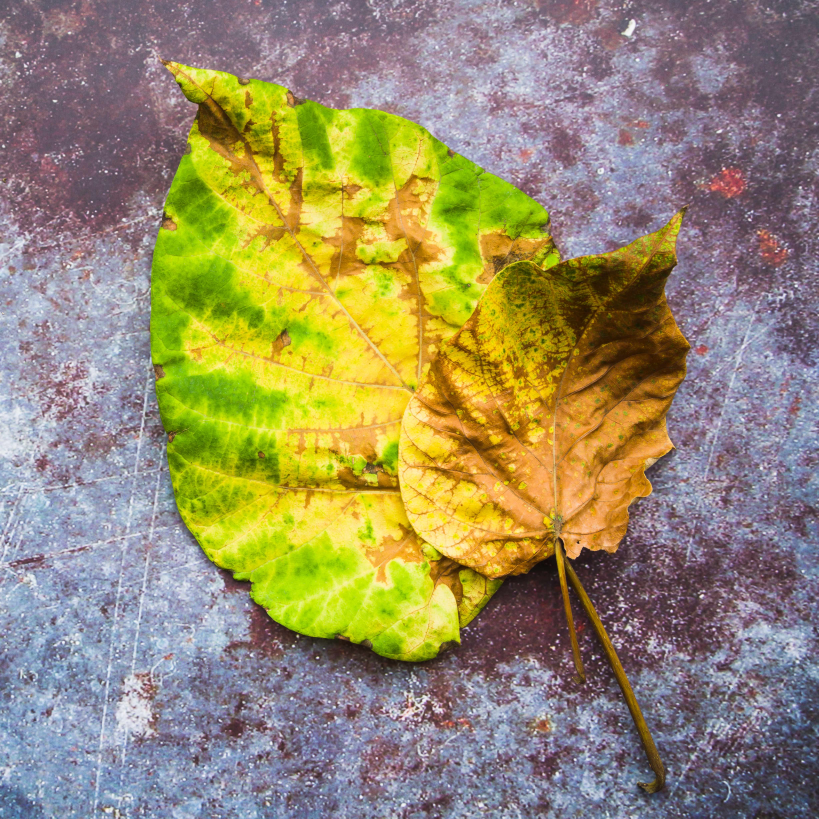
#> input picture plant_care_ai/data/uploads/7d4fe919fb6646bab6bcd2a76b2bb89e.jpg, 4912 x 4912 px (shown at 1/6 size)
$ python -i preprocess.py   (imports and definitions only)
#> lines starting #> are read from the running program, lines starting #| are printed output that depends on the picture
### backend-python/config.py
"""
config.py — Centralized configuration for Plant Care AI.

All values can be overridden via environment variables or a .env file.
"""

import os
from pathlib import Path
from dotenv import load_dotenv

# Load .env if present
load_dotenv()

# ─── Paths ────────────────────────────────────────────────────────────────────
BASE_DIR: Path = Path(__file__).resolve().parent
DATA_DIR: Path = BASE_DIR / "data"
MODELS_DIR: Path = DATA_DIR / "models"
UPLOAD_FOLDER: Path = BASE_DIR / Path(os.getenv("UPLOAD_FOLDER", "data/uploads"))

# ─── Model ────────────────────────────────────────────────────────────────────
MODEL_PATH: Path = BASE_DIR / Path(os.getenv("MODEL_PATH", "data/models/plant_model.h5"))
LABELS_PATH: Path = BASE_DIR / Path(os.getenv("LABELS_PATH", "data/models/labels.json"))
IMAGE_SIZE: int = int(os.getenv("IMAGE_SIZE", "224"))
CONFIDENCE_THRESHOLD: float = float(os.getenv("CONFIDENCE_THRESHOLD", "0.5"))
TOP_K_PREDICTIONS: int = int(os.getenv("TOP_K_PREDICTIONS", "5"))

# ─── Upload Validation ─────────────────────────────────────────────────────────
MAX_UPLOAD_MB: int = int(os.getenv("MAX_UPLOAD_MB", "10"))
MAX_UPLOAD_BYTES: int = MAX_UPLOAD_MB * 1024 * 1024
ALLOWED_EXTENSIONS: set = {"png", "jpg", "jpeg", "webp", "bmp"}

# ─── Database ─────────────────────────────────────────────────────────────────
DB_PATH: str = os.getenv("DB_PATH", str(BASE_DIR / "plant_care.db"))

# ─── Server ───────────────────────────────────────────────────────────────────
SERVER_HOST: str = os.getenv("SERVER_HOST", "0.0.0.0")
SERVER_PORT: int = int(os.getenv("SERVER_PORT", "5000"))
DEBUG: bool = os.getenv("DEBUG", "false").lower() == "true"
SECRET_KEY: str = os.getenv("SECRET_KEY", "plant-care-ai-secret-key-change-in-prod")

# ─── Logging ──────────────────────────────────────────────────────────────────
LOG_LEVEL: str = os.getenv("LOG_LEVEL", "INFO")
LOG_FILE: str = os.getenv("LOG_FILE", str(BASE_DIR / "logs" / "plant_care.log"))

# ─── Training ─────────────────────────────────────────────────────────────────
DATASET_DIR: Path = DATA_DIR / "raw"
TRAIN_EPOCHS_PHASE1: int = 5
TRAIN_EPOCHS_PHASE2: int = 10
BATCH_SIZE: int = 32
LEARNING_RATE: float = 0.001
FINE_TUNE_LR: float = 1e-5

# ─── Ensure critical directories exist ────────────────────────────────────────
for _dir in [DATA_DIR, MODELS_DIR, UPLOAD_FOLDER, BASE_DIR / "logs"]:
    _dir.mkdir(parents=True, exist_ok=True)

### backend-python/utils/logger.py
"""
utils/logger.py — Centralized logging with file rotation and console output.
"""

import logging
import sys
from logging.handlers import RotatingFileHandler
from pathlib import Path


def get_logger(name: str = "plant_care_ai") -> logging.Logger:
    """
    Return a configured logger with console + rotating file handlers.

    Args:
        name: Logger name (typically module __name__).

    Returns:
        Configured Logger instance.
    """
    import config  # import here to avoid circular import at module level

    logger = logging.getLogger(name)

    # Avoid adding duplicate handlers on repeated calls
    if logger.handlers:
        return logger

    level = getattr(logging, config.LOG_LEVEL.upper(), logging.INFO)
    logger.setLevel(level)

    formatter = logging.Formatter(
        fmt="%(asctime)s [%(levelname)-8s] %(name)s — %(message)s",
        datefmt="%Y-%m-%d %H:%M:%S",
    )

    # Console handler
    if hasattr(sys.stdout, "reconfigure"):
        try:
            sys.stdout.reconfigure(encoding="utf-8")
        except Exception:
            pass
    console_handler = logging.StreamHandler(sys.stdout)
    console_handler.setLevel(level)
    console_handler.setFormatter(formatter)
    logger.addHandler(console_handler)

    # Rotating file handler
    log_path = Path(config.LOG_FILE)
    log_path.parent.mkdir(parents=True, exist_ok=True)
    file_handler = RotatingFileHandler(
        log_path,
        maxBytes=5 * 1024 * 1024,  # 5 MB
        backupCount=3,
        encoding="utf-8",
    )
    file_handler.setLevel(level)
    file_handler.setFormatter(formatter)
    logger.addHandler(file_handler)

    return logger

### plant_care_ai/core/preprocess.py
"""
core/preprocess.py — Image loading, resizing, normalization, and augmentation helpers.
"""

import io
from pathlib import Path
from typing import Union

import numpy as np
from PIL import Image, UnidentifiedImageError

import config
from utils.logger import get_logger

logger = get_logger(__name__)


def load_image(source: Union[str, Path, bytes]) -> Image.Image:
    """
    Load an image from a file path or raw bytes.

    Args:
        source: File path (str/Path) or raw image bytes.

    Returns:
        PIL Image in RGB mode.

    Raises:
        ValueError: If the source cannot be interpreted as an image.
    """
    try:
        if isinstance(source, (str, Path)):
            img = Image.open(str(source))
        elif isinstance(source, (bytes, bytearray)):
            img = Image.open(io.BytesIO(source))
        else:
            raise ValueError(f"Unsupported source type: {type(source)}")
        return img.convert("RGB")
    except UnidentifiedImageError as exc:
        raise ValueError(f"Cannot identify image file: {exc}") from exc
    except Exception as exc:
        raise ValueError(f"Failed to load image: {exc}") from exc


def preprocess_image(
    source: Union[str, Path, bytes, Image.Image],
    image_size: int = None,
) -> np.ndarray:
    """
    Preprocess an image for model inference.

    Steps:
        1. Load and convert to RGB (if not already a PIL Image).
        2. Resize to (image_size, image_size).
        3. Normalize pixel values to [0, 1].
        4. Add batch dimension → shape (1, H, W, 3).

    Args:
        source: File path, bytes, or PIL Image.
        image_size: Target size (defaults to config.IMAGE_SIZE).

    Returns:
        Numpy array of shape (1, image_size, image_size, 3) dtype float32.
    """
    size = image_size or config.IMAGE_SIZE

    if isinstance(source, Image.Image):
        img = source.convert("RGB")
    else:
        img = load_image(source)

    img = img.resize((size, size), Image.BILINEAR)
    arr = np.array(img, dtype=np.float32) / 255.0  # normalize to [0, 1]
    arr = np.expand_dims(arr, axis=0)  # (1, H, W, 3)

    logger.debug("Preprocessed image → shape %s, range [%.3f, %.3f]",
                 arr.shape, arr.min(), arr.max())
    return arr


def pil_to_array(img: Image.Image, image_size: int = None) -> np.ndarray:
    """
    Convert a PIL Image directly to a preprocessed numpy array.

    Args:
        img: PIL Image (will be converted to RGB).
        image_size: Target size (defaults to config.IMAGE_SIZE).

    Returns:
        Numpy array of shape (1, image_size, image_size, 3) dtype float32.
    """
    return preprocess_image(img, image_size=image_size)

>>> from PIL import Image
>>> picture = Image.open('../data/uploads/7d4fe919fb6646bab6bcd2a76b2bb89e.jpg')
#> picture is the input picture: PIL image 4912x4912 RGB; mean R, G, B 151.6, 140.7, 105
>>> result = preprocess_image(picture)
#> in preprocess_image, `img = img.resize((size, size), Image.BILINEAR)`:
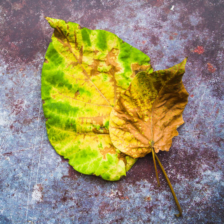
#> img: PIL image 224x224 RGB; mean R, G, B 151.6, 140.7, 105
